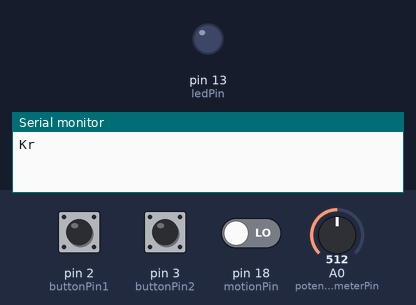
This sketch was run on a simulated Arduino Mega 2560, built with avr-gcc and run on an emulated ATmega2560. On the bench: output pins drawn as LEDs (lit = HIGH), the last lines printed to the serial monitor. The test bench sets the inputs (shaded band); at power-on: pin 18 (motionPin) LOW, A0 (potentiometerPin) = 512, pin 2 (buttonPin1) HIGH, pin 3 (buttonPin2) HIGH.

Above: at 1.2 s.
1.3 s: pin 18 (motionPin) driven HIGH
At 3.4 s:
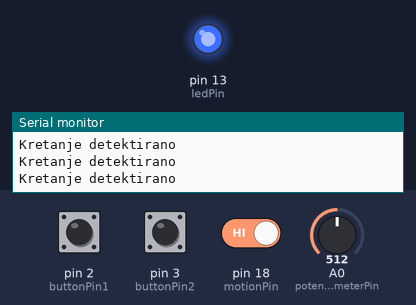
4.3 s: A0 (potentiometerPin) set to 990
7.3 s: A0 (potentiometerPin) set to 1016
13.4 s: pin 18 (motionPin) driven LOW
At 14.0 s:
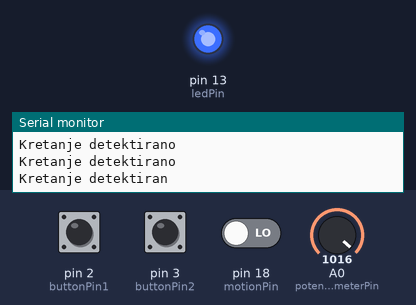
14.9 s: pin 2 (buttonPin1) driven LOW and pin 18 (motionPin) driven HIGH
At 16.6 s:
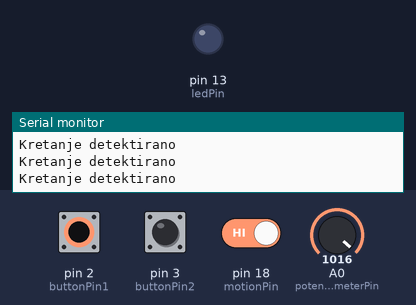
Timing chart, 0 to 18.9 s (numbered marks = the images above; inputs shaded):
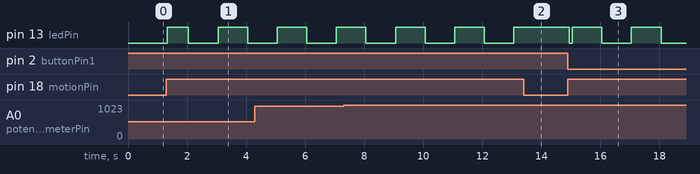

The sketch:

sketch.ino
```cpp
#include <TimerOne.h>

// Definiramo pinove za tipkala i LED diode
const int buttonPin1 = 2;         // Tipkalo 1 na pinu 2
const int buttonPin2 = 3;         // Tipkalo 2 na pinu 3
const int ledPin = 13;            // LED na pinu 13
const int potentiometerPin = A0;  // Potenciometar na analognom pinu A0
const int motionPin = 18;         // Senzor kretanja na pinu 8

// Globalne varijable za praćenje stanja
volatile bool button1Pressed = false;
volatile bool button2Pressed = false;
volatile bool motionDetected = false;
volatile bool timerFlag = false;

// Timer za generiranje prekida (prvo se inicijalizira u setup)
unsigned long lastMillis = 0;
const unsigned long timerInterval = 1000; // 1 sekunda

void setup() {
  // Postavljamo pinove
  pinMode(buttonPin1, INPUT_PULLUP);
  pinMode(buttonPin2, INPUT_PULLUP);
  pinMode(ledPin, OUTPUT);
  pinMode(motionPin, INPUT);

  // Pokrećemo serijsku komunikaciju
  Serial.begin(9600);

  // Povezivanje prekida s pinovima
  attachInterrupt(digitalPinToInterrupt(buttonPin1), button1ISR, FALLING); // Prekid za tipkalo 1
  attachInterrupt(digitalPinToInterrupt(buttonPin2), button2ISR, FALLING); // Prekid za tipkalo 2
  attachInterrupt(digitalPinToInterrupt(motionPin), motionSensorISR, LOW); // Prekid za potenciometar

  // Pokrećemo timer interrupt
  Timer1.initialize(1000000); // 1 sekunda
  Timer1.attachInterrupt(timerISR); // Timer prekid
}

void loop() {
  // Provodimo neke radnje unutar glavne petlje
  if (button1Pressed) {
    Serial.println("Tipkalo 1 pritisnuto");
    button1Pressed = false; // Resetiranje flag-a
  }

  if (button2Pressed) {
    Serial.println("Tipkalo 2 pritisnuto");
    button2Pressed = false; // Resetiranje flag-a
  }

  if (motionDetected) {
    Serial.println("Kretanje detektirano");
    button2Pressed = false; // Resetiranje flag-a
  }

  if (timerFlag) {
    noInterrupts();  // Postavljanje prekida na najveći prioritet
    Serial.print("Vrijednost na potenciometru je: ");
    Serial.println(analogRead(potentiometerPin)); // Ispisivanje vrijednosti na potenciometru
    digitalWrite(ledPin, !digitalRead(ledPin)); // Bljeskanje LED-a
    timerFlag = false; // Resetiranje timer flag-a
    interrupts(); // Vraćanje ostalih prekida
  }
}

// ISR za tipkalo 1
void button1ISR() {
  button1Pressed = true;
}

// ISR za tipkalo 2
void button2ISR() {
  button2Pressed = true;
}

// ISR za timer
void timerISR() {
  timerFlag = true;
}

// ISR za timer
void motionSensorISR() {
  motionDetected = true;
}
```

Measured:
- after the input at 1.3 s, pin 13 (ledPin): LOW → HIGH at once, → LOW 0.70 s later, → HIGH 1.0 s later, → LOW 1.0 s later
- after the input at 13.4 s, pin 13 (ledPin): stays HIGH (without the input it goes to LOW after 0.66 s)
- after the input at 14.9 s, pin 13 (ledPin): goes LOW 0.11 s, HIGH 1.0 s, LOW 1.0 s, HIGH 1.0 s, then LOW, starting at once
